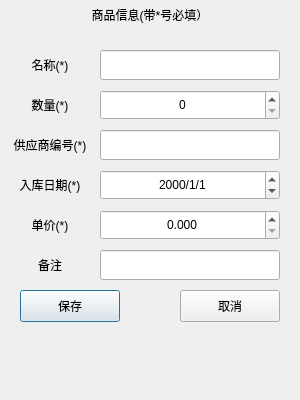
<?xml version="1.0" encoding="UTF-8"?>
<ui version="4.0">
 <class>NewProductionDialog</class>
 <widget class="QDialog" name="NewProductionDialog">
  <property name="geometry">
   <rect>
    <x>0</x>
    <y>0</y>
    <width>300</width>
    <height>400</height>
   </rect>
  </property>
  <property name="windowTitle">
   <string>Dialog</string>
  </property>
  <widget class="QLineEdit" name="nameEdit">
   <property name="geometry">
    <rect>
     <x>100</x>
     <y>50</y>
     <width>180</width>
     <height>30</height>
    </rect>
   </property>
   <property name="maxLength">
    <number>45</number>
   </property>
  </widget>
  <widget class="QDateEdit" name="dateEdit">
   <property name="geometry">
    <rect>
     <x>100</x>
     <y>170</y>
     <width>180</width>
     <height>30</height>
    </rect>
   </property>
   <property name="alignment">
    <set>Qt::AlignCenter</set>
   </property>
   <property name="displayFormat">
    <string>yyyy/M/d</string>
   </property>
  </widget>
  <widget class="QLabel" name="label_6">
   <property name="geometry">
    <rect>
     <x>10</x>
     <y>170</y>
     <width>80</width>
     <height>30</height>
    </rect>
   </property>
   <property name="text">
    <string>入库日期(*)</string>
   </property>
   <property name="alignment">
    <set>Qt::AlignCenter</set>
   </property>
  </widget>
  <widget class="QLineEdit" name="producerEdit">
   <property name="geometry">
    <rect>
     <x>100</x>
     <y>130</y>
     <width>180</width>
     <height>30</height>
    </rect>
   </property>
   <property name="maxLength">
    <number>45</number>
   </property>
  </widget>
  <widget class="QLabel" name="label_5">
   <property name="geometry">
    <rect>
     <x>5</x>
     <y>130</y>
     <width>90</width>
     <height>30</height>
    </rect>
   </property>
   <property name="text">
    <string>供应商编号(*)</string>
   </property>
   <property name="alignment">
    <set>Qt::AlignCenter</set>
   </property>
  </widget>
  <widget class="QPushButton" name="saveButton">
   <property name="geometry">
    <rect>
     <x>20</x>
     <y>290</y>
     <width>100</width>
     <height>32</height>
    </rect>
   </property>
   <property name="text">
    <string>保存</string>
   </property>
  </widget>
  <widget class="QLabel" name="label_9">
   <property name="geometry">
    <rect>
     <x>20</x>
     <y>250</y>
     <width>60</width>
     <height>30</height>
    </rect>
   </property>
   <property name="text">
    <string>备注</string>
   </property>
   <property name="alignment">
    <set>Qt::AlignCenter</set>
   </property>
  </widget>
  <widget class="QLabel" name="label_4">
   <property name="geometry">
    <rect>
     <x>20</x>
     <y>90</y>
     <width>60</width>
     <height>30</height>
    </rect>
   </property>
   <property name="text">
    <string>数量(*)</string>
   </property>
   <property name="alignment">
    <set>Qt::AlignCenter</set>
   </property>
  </widget>
  <widget class="QPushButton" name="cancelButton">
   <property name="geometry">
    <rect>
     <x>180</x>
     <y>290</y>
     <width>100</width>
     <height>32</height>
    </rect>
   </property>
   <property name="text">
    <string>取消</string>
   </property>
  </widget>
  <widget class="QLabel" name="label_2">
   <property name="geometry">
    <rect>
     <x>20</x>
     <y>50</y>
     <width>60</width>
     <height>30</height>
    </rect>
   </property>
   <property name="text">
    <string>名称(*)</string>
   </property>
   <property name="alignment">
    <set>Qt::AlignCenter</set>
   </property>
  </widget>
  <widget class="QLabel" name="label">
   <property name="geometry">
    <rect>
     <x>50</x>
     <y>0</y>
     <width>200</width>
     <height>30</height>
    </rect>
   </property>
   <property name="text">
    <string>商品信息(带*号必填）</string>
   </property>
   <property name="alignment">
    <set>Qt::AlignCenter</set>
   </property>
  </widget>
  <widget class="QLabel" name="label_10">
   <property name="geometry">
    <rect>
     <x>20</x>
     <y>210</y>
     <width>60</width>
     <height>30</height>
    </rect>
   </property>
   <property name="text">
    <string>单价(*)</string>
   </property>
   <property name="alignment">
    <set>Qt::AlignCenter</set>
   </property>
  </widget>
  <widget class="QLineEdit" name="nodeEdit">
   <property name="geometry">
    <rect>
     <x>100</x>
     <y>250</y>
     <width>180</width>
     <height>30</height>
    </rect>
   </property>
   <property name="maxLength">
    <number>45</number>
   </property>
  </widget>
  <widget class="QSpinBox" name="quantityBox">
   <property name="geometry">
    <rect>
     <x>100</x>
     <y>90</y>
     <width>180</width>
     <height>30</height>
    </rect>
   </property>
   <property name="alignment">
    <set>Qt::AlignCenter</set>
   </property>
   <property name="maximum">
    <number>32767</number>
   </property>
  </widget>
  <widget class="QDoubleSpinBox" name="priceBox">
   <property name="geometry">
    <rect>
     <x>100</x>
     <y>210</y>
     <width>180</width>
     <height>30</height>
    </rect>
   </property>
   <property name="alignment">
    <set>Qt::AlignCenter</set>
   </property>
   <property name="decimals">
    <number>3</number>
   </property>
   <property name="maximum">
    <double>9999999.998999999836087</double>
   </property>
  </widget>
 </widget>
 <resources/>
 <connections>
  <connection>
   <sender>cancelButton</sender>
   <signal>clicked()</signal>
   <receiver>NewProductionDialog</receiver>
   <slot>close()</slot>
   <hints>
    <hint type="sourcelabel">
     <x>259</x>
     <y>495</y>
    </hint>
    <hint type="destinationlabel">
     <x>149</x>
     <y>199</y>
    </hint>
   </hints>
  </connection>
 </connections>
</ui>
